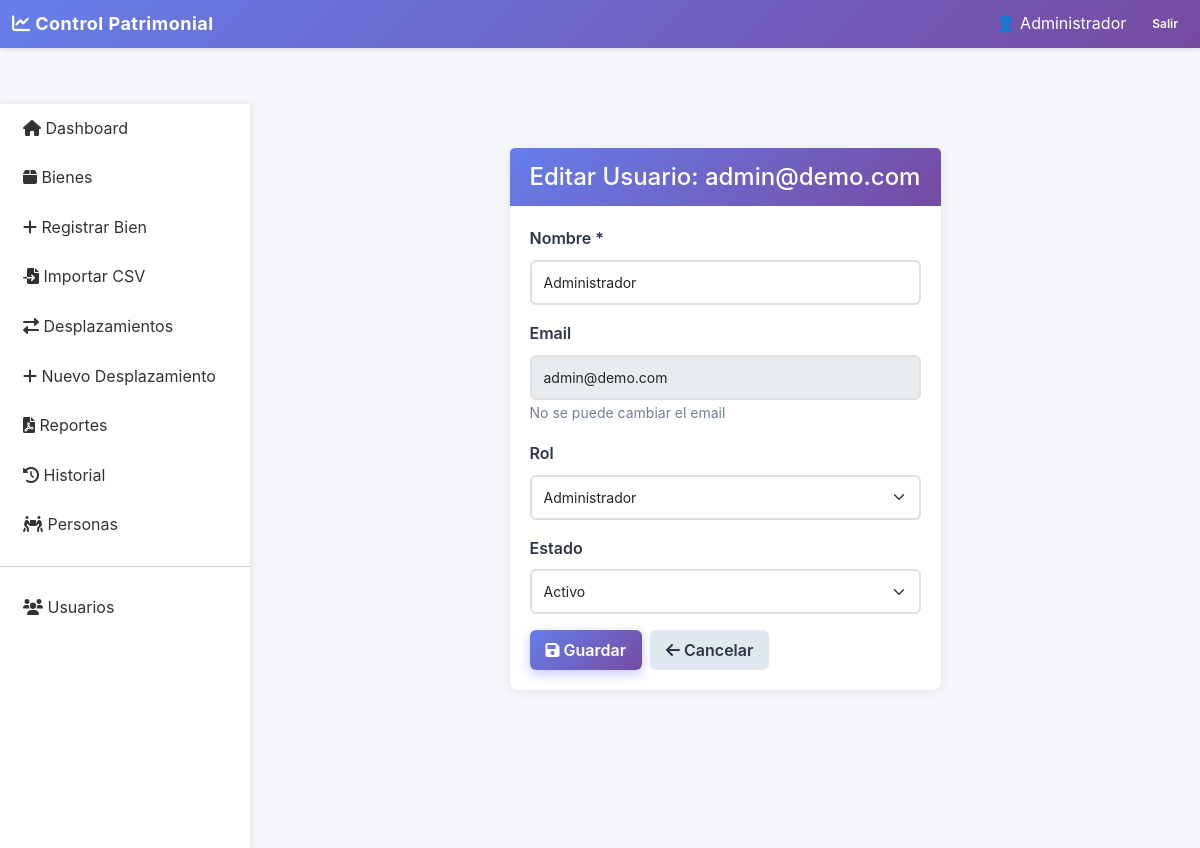
The app's page /frontend/editar-usuario.php?id=1 (signed in) with its own data.
### tables this page shows
CREATE TABLE IF NOT EXISTS usuarios (
    id INT AUTO_INCREMENT PRIMARY KEY,
    nombre VARCHAR(100) NOT NULL,
    email VARCHAR(100) UNIQUE NOT NULL,
    password VARCHAR(255) NOT NULL,
    rol VARCHAR(50) DEFAULT 'usuario',
    estado TINYINT DEFAULT 1,
    fecha_creacion TIMESTAMP DEFAULT CURRENT_TIMESTAMP,
    INDEX idx_email (email),
    INDEX idx_rol (rol),
    INDEX idx_estado (estado)
);

### backend/UsuarioDAO.php (called while the page is built, shortened)
<?php
class UsuarioDAO {
    private $conn;
    public function __construct($conexion) {
        $this->conn = $conexion;
    }
    public function obtenerPorId($id) {
        $stmt = $this->conn->prepare("SELECT id, nombre, email, rol, estado FROM usuarios WHERE id = ?");
        $stmt->bind_param("i", $id);
        $stmt->execute();
        $resultado = $stmt->get_result();
        return $resultado->fetch_assoc();
    }
}
?>

### frontend/editar-usuario.php (the view, shortened to what this page needs)
<?php
require_once dirname(__FILE__) . '/../config/database.php';
require_once dirname(__FILE__) . '/../backend/UsuarioDAO.php';
$usuario_id = intval($_GET['id'] ?? 0);
$usuarioDAO = new UsuarioDAO($conn);
$usuario = $usuarioDAO->obtenerPorId($usuario_id);
require_once dirname(__FILE__) . '/layout/header.php';
require_once dirname(__FILE__) . '/layout/sidebar.php';
?>
    <div class="container mt-4">
        <div class="row">
            <div class="col-md-6 offset-md-3">
                <div class="card">
                    <div class="card-header">
                        <h4 class="mb-0">Editar Usuario: <?php echo htmlspecialchars($usuario['email']); ?></h4>
                    </div>
                    <div class="card-body">
                        <form method="POST" id="formEditarUsuario" novalidate>
                            <div class="mb-3">
                                <label for="nombre" class="form-label">Nombre *</label>
                                <input type="text" class="form-control" id="nombre" name="nombre" required
                                       value="<?php echo htmlspecialchars($usuario['nombre']); ?>"
                                       minlength="2" maxlength="100">
                            </div>
                            <div class="mb-3">
                                <label for="email" class="form-label">Email</label>
                                <input type="email" class="form-control" disabled
                                       value="<?php echo htmlspecialchars($usuario['email']); ?>">
                                <small class="text-muted">No se puede cambiar el email</small>
                            </div>
                            <div class="mb-3">
                                <label for="rol" class="form-label">Rol</label>
                                <select class="form-select" id="rol" name="rol">
                                    <option value="admin" <?php echo $usuario['rol'] === 'admin' ? 'selected' : ''; ?>>Administrador</option>
                                </select>
                            </div>
                            <div class="mb-3">
                                <label for="estado" class="form-label">Estado</label>
                                <select class="form-select" id="estado" name="estado">
                                    <option value="1" <?php echo $usuario['estado'] ? 'selected' : ''; ?>>Activo</option>
                                </select>
                            </div>
                            <div class="d-flex gap-2">
                                <button type="submit" class="btn btn-primary">
                                    <i class="fas fa-save"></i> Guardar
                                </button>
                                <a href="usuarios.php" class="btn btn-secondary">
                                    <i class="fas fa-arrow-left"></i> Cancelar
                                </a>
                            </div>
                        </form>
                    </div>
                </div>
            </div>
        </div>
    </div>
<?php require_once dirname(__FILE__) . '/layout/footer.php'; ?>

### assets/css/estilos.css (style rules this page uses)
:root { --primary: #667eea; --secondary: #764ba2; --success: #48bb78; --warning: #ed8936; --danger: #f56565; --info: #4299e1; --light: #f5f7fa; --dark: #2d3748; }
* { margin: 0; padding: 0; box-sizing: border-box; }
body { font-family: -apple-system, BlinkMacSystemFont, 'Segoe UI', Roboto, 'Helvetica Neue', Arial, sans-serif; background-color: var(--light); color: var(--dark); line-height: 1.6; }
.card { border: none; border-radius: 8px; box-shadow: 0 2px 12px rgba(0, 0, 0, 0.08); transition: all 0.3s ease; }
.card-header { background: linear-gradient(135deg, var(--primary) 0%, var(--secondary) 100%); color: white; border-radius: 8px 8px 0 0; padding: 15px 20px; border: none; }
.card-body { padding: 20px; }
.form-control, .form-select { border: 2px solid #e0e0e0; border-radius: 6px; padding: 10px 12px; font-size: 14px; transition: all 0.3s ease; }
.form-label { font-weight: 600; color: var(--dark); margin-bottom: 8px; }
.btn { font-weight: 600; border-radius: 6px; padding: 8px 16px; transition: all 0.3s ease; border: none; }
.btn-primary { background: linear-gradient(135deg, var(--primary) 0%, var(--secondary) 100%); color: white; box-shadow: 0 4px 12px rgba(102, 126, 234, 0.4); }
.btn-secondary { background-color: #e2e8f0; color: var(--dark); }
.text-muted { color: #718096 !important; }

### frontend/layout/header.php (style rules this page uses)
:root { --primary: #667eea; --secondary: #764ba2; --success: #48bb78; --warning: #ed8936; --danger: #f56565; --info: #4299e1; --sidebar-width: 250px; }
body { background-color: #f5f7fa; }

### records on screen
usuarios: email "admin@demo.com", nombre "Administrador", rol "Administrador", estado "Activo"

### other values on screen
$_SESSION['usuario_nombre'] "Administrador"
